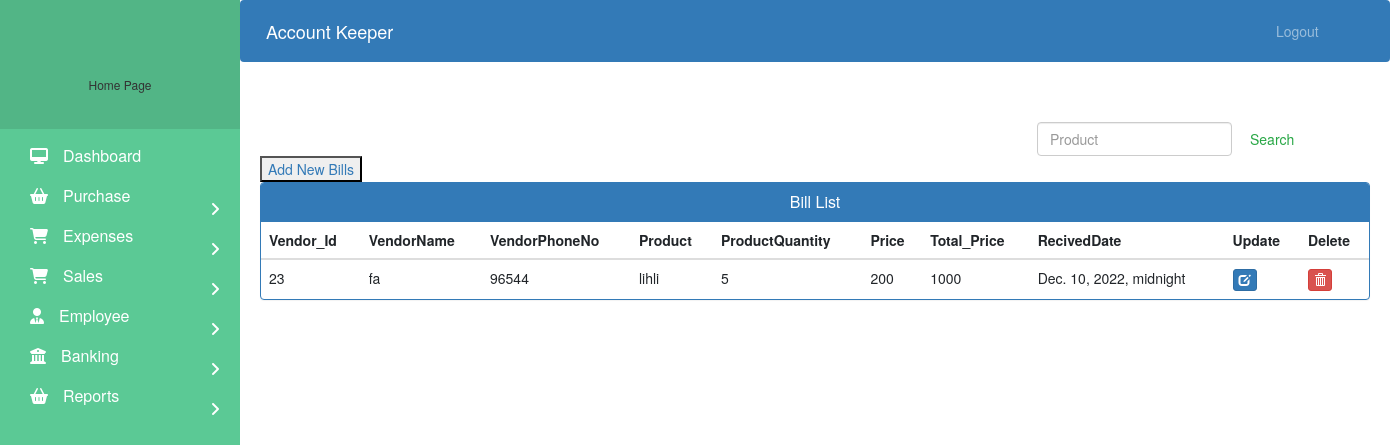
Page /purchase/bills/ on the committed database.
### Purchase/models.py (models this page shows, shortened)
class Bills(models.Model):
    Vendor_Id = models.IntegerField()
    VendorName = models.CharField(max_length = 50)
    VendorPhoneNo = models.IntegerField()
    Product = models.CharField(max_length = 50)
    ProductQuantity = models.IntegerField()
    Price = models.IntegerField()
    Total_Price = models.IntegerField()
    RecivedDate = models.DateTimeField()

### Purchase/views.py (the view)
# urls.py: path('purchase/bills/', bilview.bills_view, name="bills"),
def bills_view(request):
    bills = Bills.objects.all()
    if (bills!=''):
        return render(request,'Purchase/bills.html', {'bills': bills})
    else:
        return render (request,'Purchase/bills.html',)

### templates/purchase/bills.html (shortened to what this page needs)
{% extends 'Base/navbar.html' %}
{% block content %}
{% load static %}
<head>
  <link href="//netdna.bootstrapcdn.com/bootstrap/3.0.0/css/bootstrap.min.css" rel="stylesheet" id="bootstrap-css">
</head>
<div class="container">
     <form  action="/searchbill" method="get" style="margin-left:70%;" class="form-inline my-2 my-lg-0">
      <input class="form-control mr-sm-2" type="search" placeholder="Product" name="query" id="query" aria-label="Search">
      <button class="btn btn-outline-success my-2 my-sm-0" type="submit">Search</button>
    </form>
    <button><a href="/add_bills">Add New Bills</a></button>
  {% if bills %}
    <div class="panel panel-primary">
      <div class="panel-heading">
        <h6 class="panel-title">  Bill List</h6>
      </div>
      <table class="table table-hover" id="dev-table">
          <thead>
              <tr>
                  <th>Vendor_Id</th>
                  <th>VendorName</th>
                  <th>VendorPhoneNo</th>
                  <th>Product</th>
                  <th>ProductQuantity</th>
                  <th>Price</th>
                  <th>Total_Price</th>
                  <th>RecivedDate</th>
                  <th>Update</th>
                  <th>Delete</th>
              </tr>
          </thead>
          {% for bills in bills %}
            <tr>
                <td>{{bills.Vendor_Id}}</td>
                <td>{{bills.VendorName}}</td>
                <td>{{bills.VendorPhoneNo}}</td>
                <td>{{bills.Product}}</td>
                <td>{{bills.ProductQuantity}}</td>
                <td>{{bills.Price}}</td>
                <td>{{bills.Total_Price}}</td>
                <td>{{bills.RecivedDate}}</td>
                <td><a class="btn btn-primary btn-xs" href="{% url 'update-bills' bills.id %}"><span class="glyphicon glyphicon-edit"></span></a></td>
                <td><a class="btn btn-danger btn-xs" href="{% url 'delete-bills' bills.id %}"><span class="glyphicon glyphicon-trash"></span></a></td>
            </tr>
          {% endfor %}
        </table>
    </div>
  {%else%}
    <br><br><br>
    <h4 style="text-align: center;color: red;">No Bills Found !!!</h4>
  {% endif %}
</div>
{% endblock content %}

### templates/Base/navbar.html (style rules this page uses)
a:link { text-decoration: none; }
a { color: white; }
body { padding-left: 240px; }

### templates/purchase/bills.html (style rules this page uses)
a:link { text-decoration: none; }
h6 { text-align: center; }

### rows in the picture
Bills: Vendor_Id "23", VendorName "fa", VendorPhoneNo "96544", Product "lihli", ProductQuantity "5", Price "200", Total_Price "1000", RecivedDate "Dec. 10, 2022, midnight"
